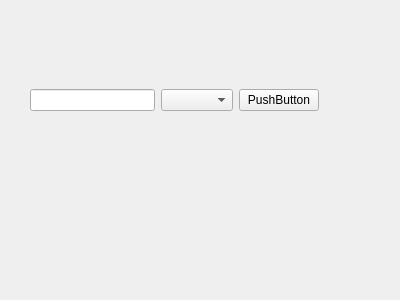
<?xml version="1.0" encoding="UTF-8"?>
<ui version="4.0">
 <class>Form</class>
 <widget class="QWidget" name="Form">
  <property name="enabled">
   <bool>true</bool>
  </property>
  <property name="geometry">
   <rect>
    <x>0</x>
    <y>0</y>
    <width>400</width>
    <height>300</height>
   </rect>
  </property>
  <property name="windowTitle">
   <string>Form</string>
  </property>
  <widget class="QWidget" name="horizontalLayoutWidget">
   <property name="geometry">
    <rect>
     <x>30</x>
     <y>60</y>
     <width>289</width>
     <height>80</height>
    </rect>
   </property>
   <layout class="QHBoxLayout" name="horizontalLayout">
    <item>
     <widget class="QLineEdit" name="uniformName"/>
    </item>
    <item>
     <widget class="QComboBox" name="comboBox"/>
    </item>
    <item>
     <widget class="QPushButton" name="pushButton">
      <property name="text">
       <string>PushButton</string>
      </property>
     </widget>
    </item>
   </layout>
  </widget>
 </widget>
 <resources/>
 <connections/>
</ui>
